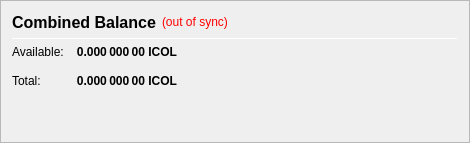
                   <widget class="QFrame" name="frame_CombinedBalances">
                    <property name="minimumSize">
                     <size>
                      <width>470</width>
                      <height>0</height>
                     </size>
                    </property>
                    <property name="frameShape">
                     <enum>QFrame::StyledPanel</enum>
                    </property>
                    <property name="frameShadow">
                     <enum>QFrame::Raised</enum>
                    </property>
                    <layout class="QVBoxLayout" name="verticalLayout_5">
                     <item>
                      <layout class="QHBoxLayout" name="horizontalLayout_5" stretch="0,0,0">
                       <item>
                        <widget class="QLabel" name="label_5z">
                         <property name="minimumSize">
                          <size>
                           <width>0</width>
                           <height>20</height>
                          </size>
                         </property>
                         <property name="font">
                          <font>
                           <pointsize>12</pointsize>
                           <weight>75</weight>
                           <bold>true</bold>
                          </font>
                         </property>
                         <property name="toolTip">
                          <string>Combined Balance (including unconfirmed and immature coins)</string>
                         </property>
                         <property name="text">
                          <string>Combined Balance</string>
                         </property>
                        </widget>
                       </item>
                       <item>
                        <widget class="QLabel" name="labelWalletStatus">
                         <property name="cursor">
                          <cursorShape>WhatsThisCursor</cursorShape>
                         </property>
                         <property name="toolTip">
                          <string>The displayed information may be out of date. Your wallet automatically synchronizes with the Icolcoin network after a connection is established, but this process has not completed yet.</string>
                         </property>
                         <property name="styleSheet">
                          <string notr="true">QLabel { color: red; }</string>
                         </property>
                         <property name="text">
                          <string notr="true">(out of sync)</string>
                         </property>
                         <property name="alignment">
                          <set>Qt::AlignLeading|Qt::AlignLeft|Qt::AlignVCenter</set>
                         </property>
                        </widget>
                       </item>
                       <item>
                        <spacer name="horizontalSpacer_1">
                         <property name="orientation">
                          <enum>Qt::Horizontal</enum>
                         </property>
                         <property name="sizeHint" stdset="0">
                          <size>
                           <width>40</width>
                           <height>20</height>
                          </size>
                         </property>
                        </spacer>
                       </item>
                      </layout>
                     </item>
                     <item>
                      <widget class="Line" name="line_CombinedBalance">
                       <property name="minimumSize">
                        <size>
                         <width>0</width>
                         <height>1</height>
                        </size>
                       </property>
                       <property name="maximumSize">
                        <size>
                         <width>16777215</width>
                         <height>1</height>
                        </size>
                       </property>
                       <property name="orientation">
                        <enum>Qt::Horizontal</enum>
                       </property>
                      </widget>
                     </item>
                     <item>
                      <layout class="QGridLayout" name="gridLayout_3">
                       <property name="spacing">
                        <number>12</number>
                       </property>
                       <item row="1" column="0">
                        <widget class="QLabel" name="labelBalanceTextz">
                         <property name="text">
                          <string>Available:</string>
                         </property>
                        </widget>
                       </item>
                       <item row="1" column="1">
                        <widget class="QLabel" name="labelBalancez">
                         <property name="font">
                          <font>
                           <weight>75</weight>
                           <bold>true</bold>
                          </font>
                         </property>
                         <property name="cursor">
                          <cursorShape>IBeamCursor</cursorShape>
                         </property>
                         <property name="toolTip">
                          <string>Your current spendable balance</string>
                         </property>
                         <property name="text">
                          <string notr="true">0.000 000 00 ICOL</string>
                         </property>
                         <property name="alignment">
                          <set>Qt::AlignRight|Qt::AlignTrailing|Qt::AlignVCenter</set>
                         </property>
                         <property name="textInteractionFlags">
                          <set>Qt::LinksAccessibleByMouse|Qt::TextSelectableByKeyboard|Qt::TextSelectableByMouse</set>
                         </property>
                        </widget>
                       </item>
                       <item row="2" column="0">
                        <widget class="QLabel" name="labelTotalTextz">
                         <property name="text">
                          <string>Total:</string>
                         </property>
                        </widget>
                       </item>
                       <item row="2" column="1">
                        <widget class="QLabel" name="labelTotalz">
                         <property name="font">
                          <font>
                           <weight>75</weight>
                           <bold>true</bold>
                          </font>
                         </property>
                         <property name="cursor">
                          <cursorShape>IBeamCursor</cursorShape>
                         </property>
                         <property name="toolTip">
                          <string>Total Balance, including all unavailable coins.</string>
                         </property>
                         <property name="text">
                          <string notr="true">0.000 000 00 ICOL</string>
                         </property>
                         <property name="alignment">
                          <set>Qt::AlignRight|Qt::AlignTrailing|Qt::AlignVCenter</set>
                         </property>
                         <property name="textInteractionFlags">
                          <set>Qt::LinksAccessibleByMouse|Qt::TextSelectableByKeyboard|Qt::TextSelectableByMouse</set>
                         </property>
                        </widget>
                       </item>
                       <item row="2" column="3">
                        <spacer name="horizontalSpacer_2">
                         <property name="orientation">
                          <enum>Qt::Horizontal</enum>
                         </property>
                         <property name="sizeHint" stdset="0">
                          <size>
                           <width>40</width>
                           <height>20</height>
                          </size>
                         </property>
                        </spacer>
                       </item>
                      </layout>
                     </item>
                     <item>
                      <spacer name="verticalSpacer_1">
                       <property name="orientation">
                        <enum>Qt::Vertical</enum>
                       </property>
                       <property name="sizeHint" stdset="0">
                        <size>
                         <width>20</width>
                         <height>40</height>
                        </size>
                       </property>
                      </spacer>
                     </item>
                    </layout>
                   </widget>
